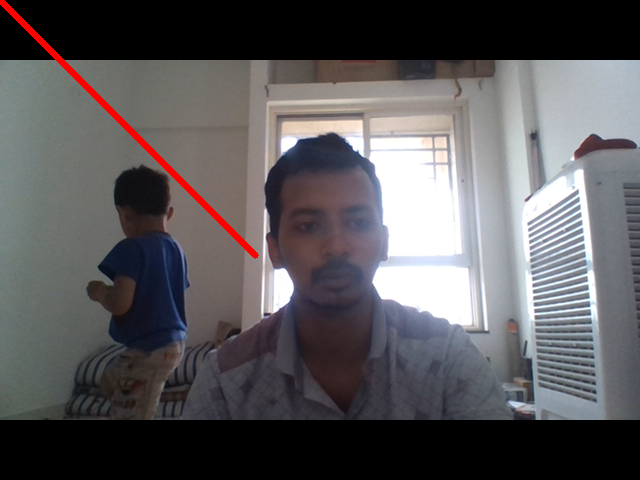
#> input picture LineImg.png, 640 x 480 px
$ python 102_region_img.py
#> lines starting #> are read from the running program, lines starting #| are printed output that depends on the picture
import cv2
import numpy as np

def click_event(event,x,y,flags,param):
    if event== cv2.EVENT_LBUTTONDOWN:
        #points.append((x,y))
        points.append(x)
        points.append(y)
        font=cv2.FONT_HERSHEY_COMPLEX_SMALL #disp
        strXY=str(x)+','+str(y)             #disp
        cv2.putText(img,strXY,(x,y),font,1,(255,255,0),1)   #disp
        cv2.imshow('Image',img)     #disp
        if len(points) >=4:
            print('Move Image')
            #mov=img[points[-1],points[-2]]
            if len(points) >= 6:
                #img[points[-3],points[-4]]=mov
                print(points)
                print(points[-6])
                print(points[-5])
                print(points[-4])
                print(points[-3])
                print(points[-2])
                print(points[-1])


                #mov=img[points[-6]:points[-5],points[-4]:points[-3]]
                #mov = img[116 : 102 , 323 : 219]

                mov = img[100 : 100 , 200 : 200]
                # [10 lines of commented-out code are left out]
                img[300 : 300 , 400 : 400] = mov
                points.clear()
                cv2.imshow('Image',img)
                # [6 lines of commented-out code are left out]


img=cv2.imread('LineImg.png',0)
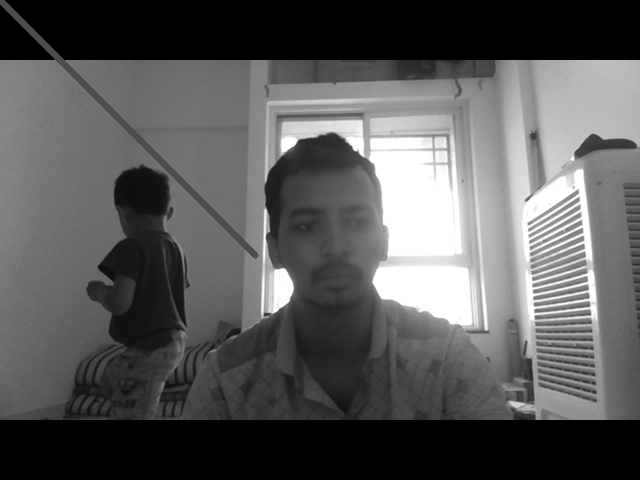
#> img: shape (480, 640); min 0, max 255, mean 88.7
cv2.imshow('Image',img)
#cv2.imshow('LineImg.png',img)
points=[]
cv2.setMouseCallback('Image', click_event)

cv2.waitKey(0)
cv2.destroyAllWindows()

$ run again, with bridge.png copied over LineImg.png
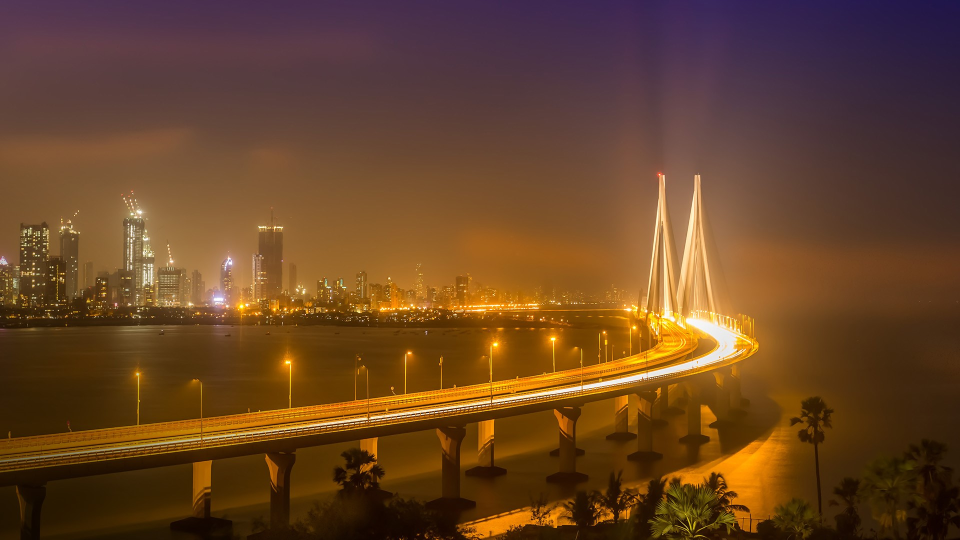
#> input picture bridge.png, 1920 x 1080 px (shown at 1/2 size)
#> `img=cv2.imread('LineImg.png',0)`:
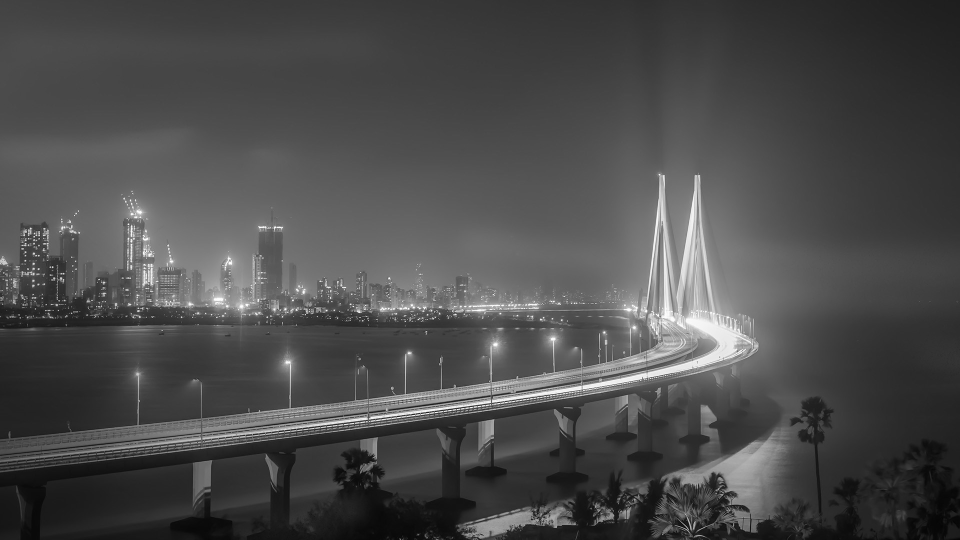
#> img: shape (1080, 1920) (shown at 1/2 size); min 0, max 255, mean 75.9
